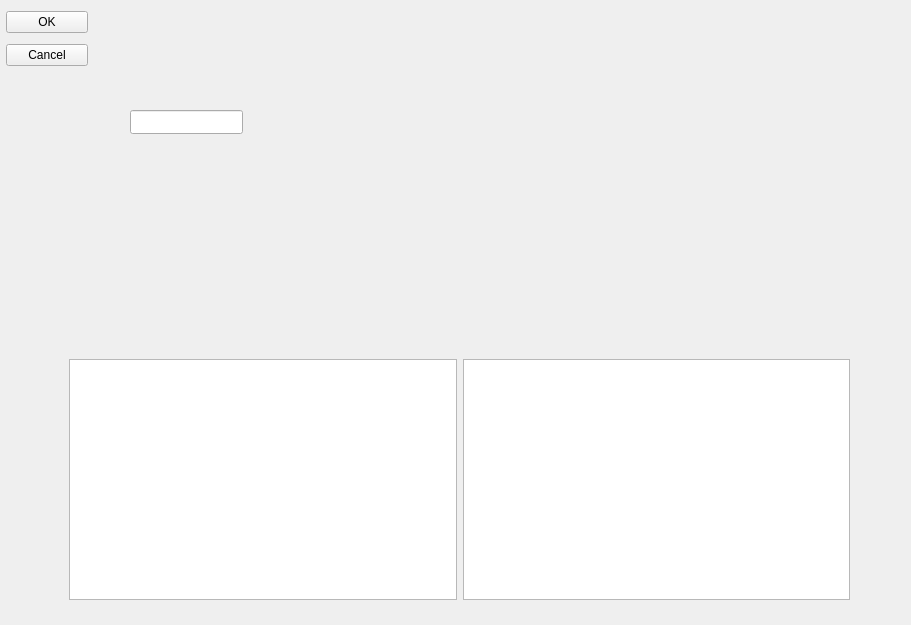
<?xml version="1.0" encoding="UTF-8"?>
<ui version="4.0">
 <class>Maindialog</class>
 <widget class="QWidget" name="Maindialog">
  <property name="geometry">
   <rect>
    <x>0</x>
    <y>0</y>
    <width>911</width>
    <height>625</height>
   </rect>
  </property>
  <property name="windowTitle">
   <string>Form</string>
  </property>
  <widget class="QWidget" name="verticalLayoutWidget_2">
   <property name="geometry">
    <rect>
     <x>6</x>
     <y>6</y>
     <width>82</width>
     <height>66</height>
    </rect>
   </property>
   <layout class="QVBoxLayout" name="verticalLayout_2">
    <item>
     <widget class="QPushButton" name="ok">
      <property name="text">
       <string>OK</string>
      </property>
     </widget>
    </item>
    <item>
     <widget class="QPushButton" name="cancel">
      <property name="text">
       <string>Cancel</string>
      </property>
     </widget>
    </item>
   </layout>
  </widget>
  <widget class="QWidget" name="horizontalLayoutWidget">
   <property name="geometry">
    <rect>
     <x>69</x>
     <y>359</y>
     <width>781</width>
     <height>241</height>
    </rect>
   </property>
   <layout class="QHBoxLayout" name="horizontalLayout">
    <item>
     <widget class="QTableWidget" name="tableWidget"/>
    </item>
    <item>
     <widget class="QPlainTextEdit" name="logOutput">
      <property name="maximumSize">
       <size>
        <width>16777215</width>
        <height>300</height>
       </size>
      </property>
     </widget>
    </item>
   </layout>
  </widget>
  <widget class="QLineEdit" name="lineEdit">
   <property name="geometry">
    <rect>
     <x>130</x>
     <y>110</y>
     <width>113</width>
     <height>24</height>
    </rect>
   </property>
  </widget>
  <widget class="QwtPlot" name="qwtPlot">
   <property name="geometry">
    <rect>
     <x>460</x>
     <y>70</y>
     <width>400</width>
     <height>200</height>
    </rect>
   </property>
  </widget>
 </widget>
 <customwidgets>
  <customwidget>
   <class>QwtPlot</class>
   <extends>QFrame</extends>
   <header>qwt_plot.h</header>
  </customwidget>
 </customwidgets>
 <resources/>
 <connections/>
</ui>
